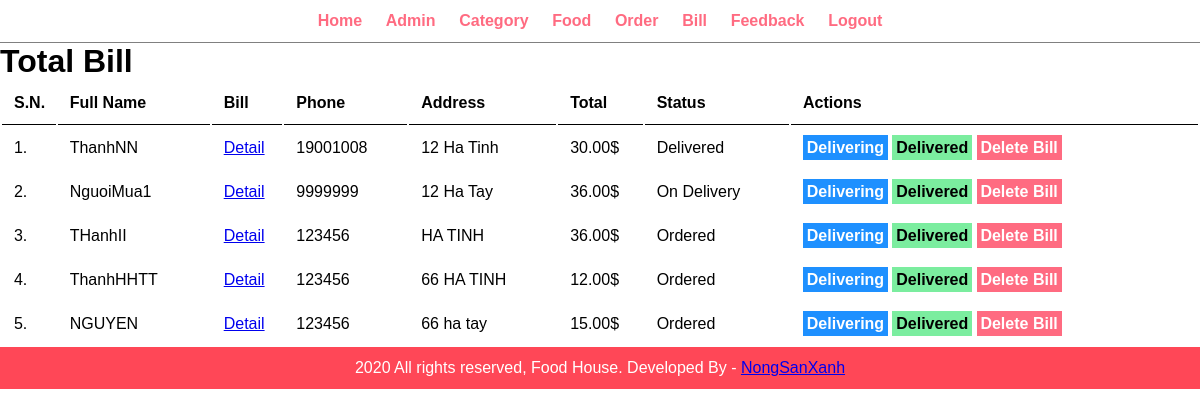
The app's page /admin/bill-admin.php (signed in) with its own data.
### tables this page shows
CREATE TABLE `tbl_ship` (
  `id` int(11) NOT NULL,
  `fullname` varchar(100) DEFAULT NULL,
  `phone` int(11) DEFAULT NULL,
  `address` varchar(255) DEFAULT NULL,
  `username` varchar(100) DEFAULT NULL,
  `rebuy` int(11) DEFAULT NULL,
  `totalprice` decimal(10,2) NOT NULL,
  `Status` varchar(100) NOT NULL
);

### admin/bill-admin.php (the view)
<?php
 include('partials/menu.php');
?>
<h1>
    Total Bill
</h1>
<table class="tbl-full">
    <tr>
        <th>S.N.</th>
        <th>Full Name</th>
        <th>Bill </th>
        <th>Phone</th>
        <th>Address </th>
        <th>Total </th>
        <th>Status</th>
        <th>Actions</th>
    </tr>
<?php
    $sql = "SELECT * FROM tbl_ship";
    $res = mysqli_query($conn, $sql);
    $sn = 1;
    while ($rows = mysqli_fetch_assoc($res)){
        $id = $rows['id'];
        $fullname = $rows['fullname'];
        $phone = $rows['phone'];
        $address = $rows['address'];
        $totalprice = $rows['totalprice'];
        $status = $rows['Status'];
        ?>
            <tr>
                <td><?php echo $sn++; ?>. </td>
                <td><?php echo $fullname; ?></td>
                <td><a href="<?php echo SITEURL; ?>admin/detail-bill.php?id=<?php echo $id; ?>">Detail</a></td>
                <td><?php echo $phone; ?></td>
                <td><?php echo $address; ?></td>
                <td><?php echo $totalprice; ?>$</td>
                <td><?php echo $status; ?></td>
                <td>
                    <a href="<?php echo SITEURL; ?>admin/delivering.php?id=<?php echo $id; ?>" class="btn-primary">Delivering</a>
                    <a href="<?php echo SITEURL; ?>admin/delivered.php?id=<?php echo $id; ?>" class="btn-secondary">Delivered</a>
                    <a href="<?php echo SITEURL; ?>admin/delete-bill.php?id=<?php echo $id; ?>" class="btn-danger">Delete Bill</a>
                </td>
            </tr>
        <?php
    }
?>
 </table>
<?php include('partials/footer.php'); ?>

### css/admin.css (style rules this page uses)
* { margin: 0; padding: 0; font-family: Arial, Helvetica, sans-serif; }
.tbl-full { width: 100%; }
table tr th { border-bottom: 1px solid black; padding: 1%; text-align: left; }
table tr td { padding: 1%; }
.btn-primary { background-color: #1e90ff; padding: 1%; color: white; text-decoration: none; font-weight: bold; }
.btn-secondary { background-color: #7bed9f; padding: 1%; color: black; text-decoration: none; font-weight: bold; }
.btn-danger { background-color: #ff6b81; padding: 1%; color: white; text-decoration: none; font-weight: bold; }

### records on screen
tbl_ship: fullname "ThanhNN", phone "19001008", address "12 Ha Tinh", totalprice "30.00", Status "Delivered"
tbl_ship: fullname "NguoiMua1", phone "9999999", address "12 Ha Tay", totalprice "36.00", Status "On Delivery"
tbl_ship: fullname "THanhII", phone "123456", address "HA TINH", totalprice "36.00", Status "Ordered"
tbl_ship: fullname "ThanhHHTT", phone "123456", address "66 HA TINH", totalprice "12.00", Status "Ordered"
tbl_ship: fullname "NGUYEN", phone "123456", address "66 ha tay", totalprice "15.00", Status "Ordered"
